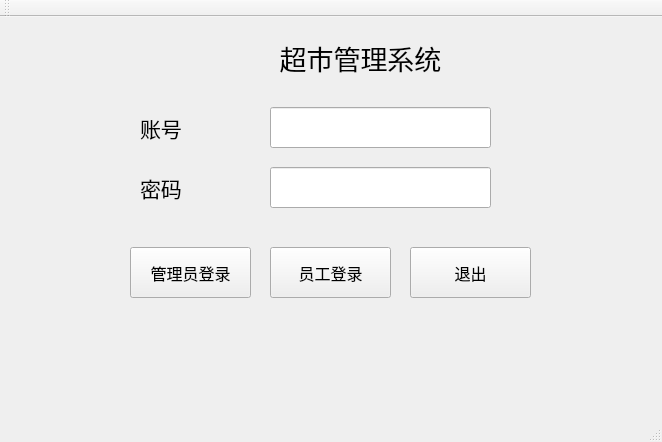
<?xml version="1.0" encoding="UTF-8"?>
<ui version="4.0">
 <class>login</class>
 <widget class="QMainWindow" name="login">
  <property name="geometry">
   <rect>
    <x>0</x>
    <y>0</y>
    <width>662</width>
    <height>442</height>
   </rect>
  </property>
  <property name="font">
   <font>
    <family>微软雅黑</family>
    <pointsize>12</pointsize>
   </font>
  </property>
  <property name="windowTitle">
   <string>超市管理系统登录</string>
  </property>
  <property name="styleSheet">
   <string notr="true"/>
  </property>
  <widget class="QWidget" name="centralWidget">
   <widget class="QLineEdit" name="account_lineEdit">
    <property name="geometry">
     <rect>
      <x>270</x>
      <y>90</y>
      <width>221</width>
      <height>41</height>
     </rect>
    </property>
   </widget>
   <widget class="QLineEdit" name="password_lineEdit">
    <property name="geometry">
     <rect>
      <x>270</x>
      <y>150</y>
      <width>221</width>
      <height>41</height>
     </rect>
    </property>
    <property name="echoMode">
     <enum>QLineEdit::Password</enum>
    </property>
   </widget>
   <widget class="QLabel" name="label">
    <property name="geometry">
     <rect>
      <x>140</x>
      <y>90</y>
      <width>81</width>
      <height>41</height>
     </rect>
    </property>
    <property name="font">
     <font>
      <family>AcadEref</family>
      <pointsize>16</pointsize>
     </font>
    </property>
    <property name="text">
     <string>账号</string>
    </property>
   </widget>
   <widget class="QLabel" name="label_2">
    <property name="geometry">
     <rect>
      <x>140</x>
      <y>150</y>
      <width>81</width>
      <height>41</height>
     </rect>
    </property>
    <property name="font">
     <font>
      <family>AcadEref</family>
      <pointsize>16</pointsize>
     </font>
    </property>
    <property name="text">
     <string>密码</string>
    </property>
   </widget>
   <widget class="QPushButton" name="mannager_Btn">
    <property name="geometry">
     <rect>
      <x>130</x>
      <y>230</y>
      <width>121</width>
      <height>51</height>
     </rect>
    </property>
    <property name="text">
     <string>管理员登录</string>
    </property>
   </widget>
   <widget class="QPushButton" name="staff_Btn">
    <property name="geometry">
     <rect>
      <x>270</x>
      <y>230</y>
      <width>121</width>
      <height>51</height>
     </rect>
    </property>
    <property name="text">
     <string>员工登录</string>
    </property>
   </widget>
   <widget class="QPushButton" name="exit_btn">
    <property name="geometry">
     <rect>
      <x>410</x>
      <y>230</y>
      <width>121</width>
      <height>51</height>
     </rect>
    </property>
    <property name="text">
     <string>退出</string>
    </property>
   </widget>
   <widget class="QLabel" name="label_3">
    <property name="geometry">
     <rect>
      <x>240</x>
      <y>10</y>
      <width>241</width>
      <height>61</height>
     </rect>
    </property>
    <property name="font">
     <font>
      <family>AcadEref</family>
      <pointsize>20</pointsize>
     </font>
    </property>
    <property name="text">
     <string>超市管理系统</string>
    </property>
    <property name="alignment">
     <set>Qt::AlignCenter</set>
    </property>
   </widget>
   <widget class="QLabel" name="label_4">
    <property name="geometry">
     <rect>
      <x>130</x>
      <y>10</y>
      <width>101</width>
      <height>71</height>
     </rect>
    </property>
    <property name="text">
     <string/>
    </property>
   </widget>
  </widget>
  <widget class="QMenuBar" name="menuBar">
   <property name="geometry">
    <rect>
     <x>0</x>
     <y>0</y>
     <width>662</width>
     <height>26</height>
    </rect>
   </property>
  </widget>
  <widget class="QToolBar" name="mainToolBar">
   <attribute name="toolBarArea">
    <enum>TopToolBarArea</enum>
   </attribute>
   <attribute name="toolBarBreak">
    <bool>false</bool>
   </attribute>
  </widget>
  <widget class="QStatusBar" name="statusBar"/>
 </widget>
 <layoutdefault spacing="6" margin="11"/>
 <resources/>
 <connections/>
</ui>
